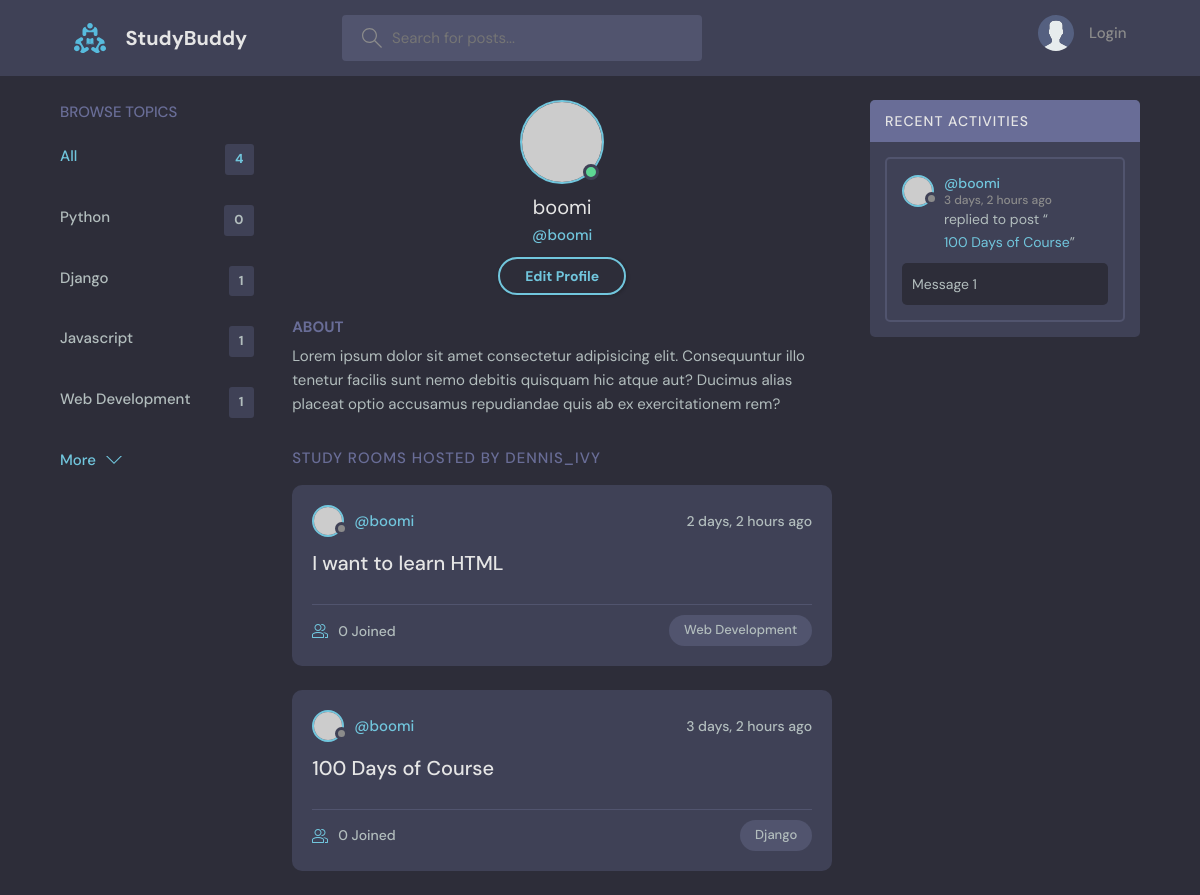
Before: /profile/2/ with the older database file.
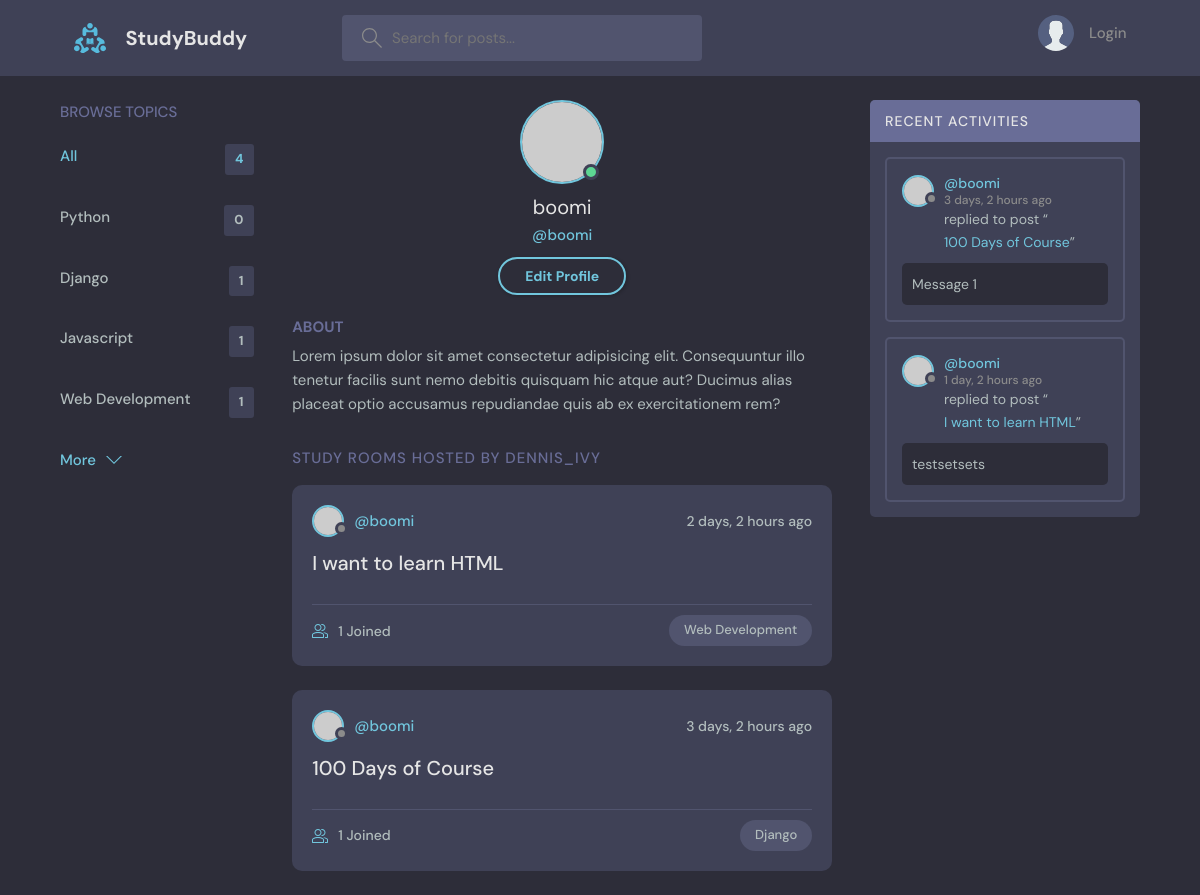
After: the same page with the newer database file.
### base/models.py (models this page shows, shortened)
class Topic(models.Model):
    name = models.CharField(max_length=200)

class Room(models.Model):
    host = models.ForeignKey(User, on_delete=models.SET_NULL,null=True)
    topic = models.ForeignKey(Topic, on_delete=models.SET_NULL,null=True)
    name = models.CharField(max_length=200)
    description = models.TextField(null=True, blank=True)
    participants = models.ManyToManyField(User, related_name='participants',blank=True)
    updated = models.DateField(auto_now=True)
    created = models.DateField(auto_now_add=True)
    class Meta:
        ordering = ['-updated','-created']
    def __str__(self):
        return self.name

class Message (models.Model):
    user = models.ForeignKey(User, on_delete=models.CASCADE)
    room = models.ForeignKey(Room, on_delete=models.CASCADE)
    body = models.TextField(null=True)
    updated = models.DateField(auto_now=True)
    created = models.DateField(auto_now_add=True)
    def __str__(self):
        return self.body[0:50]

### base/views.py (the view)
# urls.py: path('profile/<str:pk>/',views.userProfile,name="user-profile"),
def userProfile(request,pk):
    user = User.objects.get(id=pk)
    rooms = user.room_set.all()
    room_messages = user.message_set.all()
    topics = Topic.objects.all()
    context = {'user':user,'rooms':rooms,'room_messages':room_messages,'topics':topics}
    return render(request, 'base/profile.html', context)

### base/templates/base/profile.html
{% extends "main.html" %}
{% block content %}
  <main class="profile-page layout layout--3">
    <div class="container">
      {% include "base/topics_component.html" %}
      <div class="roomList">
        <div class="profile">
          <div class="profile__avatar">
            <div class="avatar avatar--large active">
              <img src="https://randomuser.me/api/portraits/men/11.jpg" />
            </div>
          </div>
          <div class="profile__info">
            <h3>{{user}}</h3>
            <p>@{{user.username}}</p>
            <a href="edit-user.html" class="btn btn--main btn--pill">Edit Profile</a>
          </div>
          <div class="profile__about">
            <h3>About</h3>
            <p>
              Lorem ipsum dolor sit amet consectetur adipisicing elit. Consequuntur illo tenetur
              facilis sunt nemo debitis quisquam hic atque aut? Ducimus alias placeat optio
              accusamus repudiandae quis ab ex exercitationem rem?
            </p>
          </div>
        </div>
        <div class="roomList__header">
          <div>
            <h2>Study Rooms Hosted by dennis_ivy</a>
            </h2>
          </div>
        </div>
        {% include "base/feed_component.html" %}
      </div>
      <div class="activities">
        <div class="activities__header">
          <h2>Recent Activities</h2>
        </div>
        {% include "base/activity_component.html" %}
      </div>
    </div>
  </main>
{% endblock %}

### base/templates/base/topics_component.html
<div class="topics">
    <div class="topics__header">
      <h2>Browse Topics</h2>
    </div>
    <ul class="topics__list">
      <li>
        <a href="{% url "home" %}" class="active">All <span>{{topics.count}}</span></a>
      </li>
      {% for topic in topics %}
      <li><a href="{% url 'home' %}?q={{topic.name}}">{{topic.name}} <span>{{topic.room_set.all.count}}</span></a></li>
      {% endfor %}
    </ul>
    <a class="btn btn--link" href="topics.html">
      More
      <svg version="1.1" xmlns="http://www.w3.org/2000/svg" width="32" height="32" viewBox="0 0 32 32">
        <title>chevron-down</title>
        <path d="M16 21l-13-13h-3l16 16 16-16h-3l-13 13z"></path>
      </svg>
    </a>
  </div>

### base/templates/base/feed_component.html (shortened to what this page needs)
{% for room in rooms%}
<div class="roomListRoom">
    <div class="roomListRoom__header">
      <a href="{% url "user-profile" room.host.id %}" class="roomListRoom__author">
        <div class="avatar avatar--small">
          <img src="https://randomuser.me/api/portraits/women/11.jpg" />
        </div>
        <span>@{{room.host.username}}</span>
      </a>
      <div class="roomListRoom__actions">
        <span>{{room.created|timesince}} ago</span>
      </div>
    </div>
    <div class="roomListRoom__content">
      <a href="{% url 'room' room.id %}">{{room.name}}</a>
    </div>
    <div class="roomListRoom__meta">
      <a href="room.html" class="roomListRoom__joined">
        {{room.participants.all.count}} Joined
      </a>
      <p class="roomListRoom__topic">{{room.topic.name}}</p>
    </div>
  </div>
{% endfor %}

### base/templates/base/activity_component.html (shortened to what this page needs)
{% for message in room_messages %}
<div class="activities__box">
    <div class="activities__boxHeader roomListRoom__header">
      <a href="{% url "user-profile" message.user.id %}" class="roomListRoom__author">
        <div class="avatar avatar--small">
          <img src="https://randomuser.me/api/portraits/women/11.jpg" />
        </div>
        <p>
          @{{message.user}}
          <span>{{message.created|timesince}} ago</span>
        </p>
      </a>
    </div>
    <div class="activities__boxContent">
      <p>replied to post “<a href="{% url "room" message.room.id %}">{{message.room}}</a>”</p>
      <div class="activities__boxRoomContent">
        {{message}}
      </div>
    </div>
  </div>
  {% endfor %}

Changed rows visible on the page:
computed for Room "I want to learn HTML": participants.all.count "0" → "1"
computed for Room "100 Days of Course": participants.all.count "0" → "1"
added Message: user "boomi", created "1 day, 2 hours", room "I want to learn HTML", body "testsetsets"
